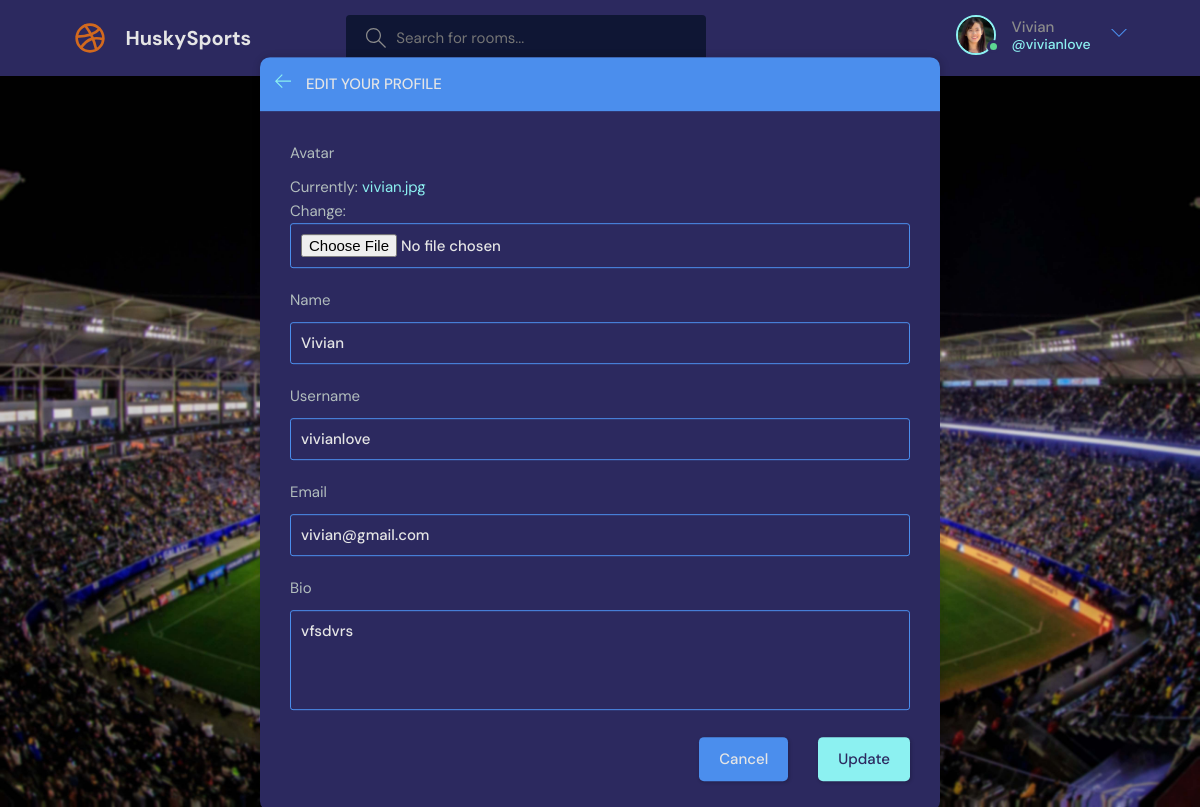
The page /update-user/ (signed in) on the database its author committed.
### baseapp/models.py (models this page shows)
class User(AbstractUser):
    name = models.CharField(max_length=200, null=True)
    email = models.EmailField( unique=True, null=True)
    bio = models.TextField(null=True)
    avatar = models.ImageField(null=True, default="avatar.svg")
    USERNAME_FIELD = 'email'
    REQUIRED_FIELDS = ['username']

### baseapp/views.py (the view)
# urls.py: path('update-user/', views.updateUser, name="update-user"),
@login_required(login_url='login')
def updateUser(request):
    user = request.user
    form = UserForm(instance=user)
    if request.method == 'POST':
        form = UserForm(request.POST, request.FILES, instance=user)
        if form.is_valid():
            form.save()
            return redirect('user-profile', pk=user.id)
    return render(request, 'baseapp/update-user.html', {'form': form})

### baseapp/forms.py
class UserForm(ModelForm):
    class Meta:
        model = User
        fields = ['avatar', 'name', 'username', 'email', 'bio']

### baseapp/templates/baseapp/update-user.html (shortened to what this page needs)
{% extends 'main.html' %}
{% block content %}
<main class="update-account layout">
    <div class="container">
        <div class="layout__box">
            <div class="layout__boxHeader">
                <div class="layout__boxTitle">
                    <a href="{% url 'home' %}">
                        <svg version="1.1" xmlns="http://www.w3.org/2000/svg" width="32" height="32"
                            viewBox="0 0 32 32">
                            <title>arrow-left</title>
                            <path
                                d="M13.723 2.286l-13.723 13.714 13.719 13.714 1.616-1.611-10.96-10.96h27.625v-2.286h-27.625l10.965-10.965-1.616-1.607z">
                            </path>
                        </svg>
                    </a>
                    <h3>Edit your profile</h3>
                </div>
            </div>
            <div class="layout__body">
                <form class="form" action="" method="POST" enctype="multipart/form-data">
                    {% for field in form %}
                    <div class="form__group">
                        <label for="profile_pic">{{field.label}}</label>
                        {{field}}
                    </div>
                    {% endfor %}
                    <div class="form__action">
                        <a class="btn btn--dark" href="{% url 'home' %}">Cancel</a>
                        <button class="btn btn--main" type="submit">Update</button>
                    </div>
                </form>
            </div>
        </div>
    </div>
</main>
{% endblock content %}

### templates/navbar.html (shortened to what this page needs)
{% load static %}
<header class="header header--loggedIn">
    <div class="container">
      <a href="{% url 'home' %}" class="header__logo">
        <img src="{% static 'images/logo.svg' %}" />
        <h1>HuskySports</h1>
      </a>
      <form class="header__search" method="GET" action="{% url 'home' %}">
        <label>
          <input name="q" placeholder="Search for rooms..." />
        </label>
      </form>
      <nav class="header__menu">
        {% if request.user.is_authenticated %}
        <div class="header__user">
          <a href="{% url 'update-user' %}">
            <div class="avatar avatar--medium active">
              <img src="{{request.user.avatar.url}}" />
            </div>
            <p>{{request.user.name}}<span>@{{request.user.username}}</span></p>
          </a>
          <button class="dropdown-button">
            <svg version="1.1" xmlns="http://www.w3.org/2000/svg" width="32" height="32" viewBox="0 0 32 32">
              <title>chevron-down</title>
              <path d="M16 21l-13-13h-3l16 16 16-16h-3l-13 13z"></path>
            </svg>
          </button>
        </div>
        {% else %}
        <a href="{% url 'login' %}">
          <img src="{% static 'images/avatar.svg' %}" />
          <p>Login</p>
        </a>
        {% endif %}
      </nav>
    </div>
  </header>

### rows shown on the page
User: user.avatar (picture), user.name "Vivian", user.username "vivianlove", form "Vivian" "vivianlove" "vivian@gmail.com" "vfsdvrs"

### other values the page prints
{{ field.label }} "Avatar" "Name" "Username" "Email" "Bio"
